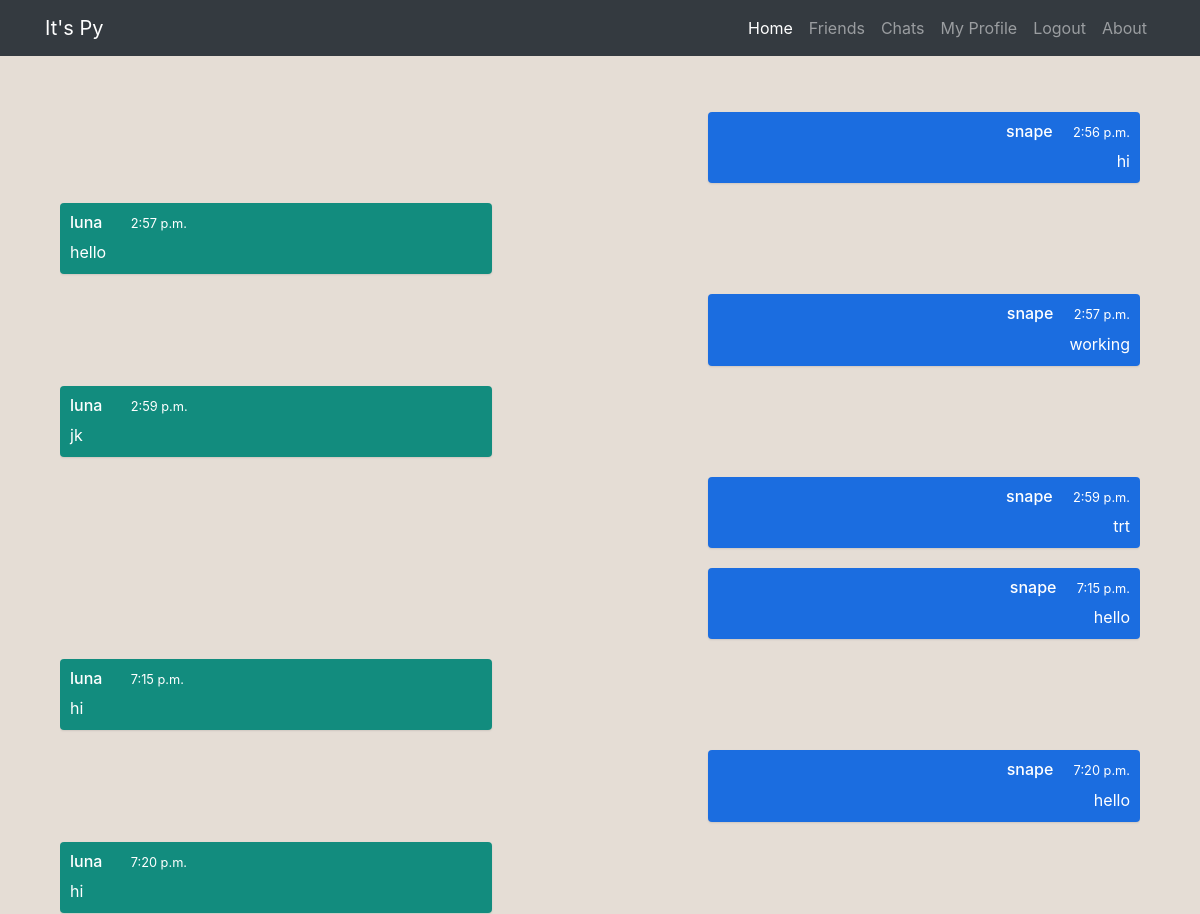
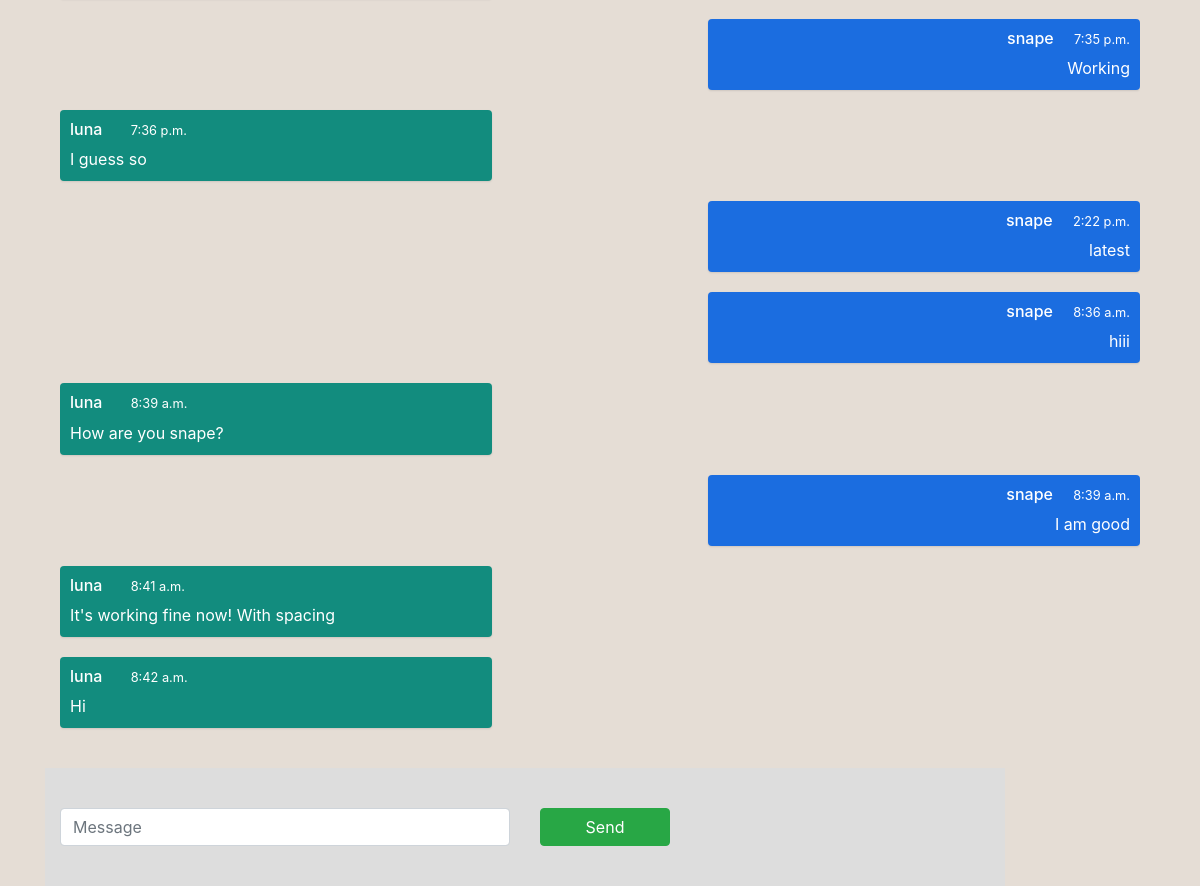
Page /chat/luna/ (signed in) on the committed database (2 pictures, top to bottom).
### chat/models.py (models this page shows, shortened)
class Message(models.Model):
	text = models.TextField(max_length=200, blank=True)
	fromUser = models.ForeignKey(User,on_delete=models.CASCADE,blank=False,null=False)
	toGroup = models.ForeignKey(ChatGroup,on_delete=models.CASCADE,blank=False,null=False)
	timestamp = models.DateTimeField(auto_now_add=True, blank=False)

### chat/views.py (the view)
# urls.py: path('<str:user2>/', views.room, name='room'),
def room(request, user2):
	room_name = checkGroup(request.user.username, user2)
	group = ChatGroup.objects.get(groupname=room_name)
	groupmsgs = Message.objects.filter(toGroup = group).order_by('timestamp')
	print(room_name)
	return render(request, 'chat/chatroom.html', {
		'room_name':room_name,
        'groupmsgs':groupmsgs,
        'user2':user2
    })

### chat/views.py (called while the page is built)
def checkGroup(user1,user2):
	print(user1,user2)
	user1 = User.objects.get(username=user1)
	user2 = User.objects.get(username=user2)
	if ChatGroup.objects.filter(user1=user1, user2=user2).count()==0 and ChatGroup.objects.filter(user1=user2, user2=user1).count()==0:
		x = ''.join(random.choices(string.ascii_letters + string.digits, k=5))
		g = ChatGroup(groupname=x, user1=user1, user2=user2)
		g.save()
		return x
	else:
		if ChatGroup.objects.filter(user1=user1, user2=user2).count()!=0:
			return ChatGroup.objects.get(user1=user1, user2=user2).groupname
		else:
			return ChatGroup.objects.get(user1=user2, user2=user1).groupname

### chat/templates/chat/chatroom.html (shortened to what this page needs)
{% extends 'users/base.html' %}
{% load static %}
{% block content %}
<div class="main">
  <div class="container ">
    <div class="chat-log" id="conversation">
      {% for msg in groupmsgs %}
        {% if msg.fromUser == request.user %}
      <div class="chat-log__item chat-log__item--own">
        <h6>{{ request.user.username }} <small class="ml-3">{{ msg.timestamp|date:"g:i a" }}</small></h6>
        <div class="chat-log__message">{{ msg.text }}</div>
      </div>
      {% else %}
      <div class="chat-log__item">
        <h6 >{{ msg.fromUser.username }} <small class="ml-4">{{ msg.timestamp|date:"g:i a" }}</small></h6>
        <div class="chat-log__message">{{ msg.text }}</div>
      </div>
      {% endif %}
      {% endfor %}
    </div>
  </div>
  <br>
  <div class="chat-form">
    <div class="container ">
        <div class="row">
          <div class="col-sm-6 col-xs-6">
            <input type="text" class="form-control" id="input" placeholder="Message" />
          </div>
          <div class="col-sm-2 col-xs-4">
            <button type="button" id="submit" class="btn btn-success btn-block">Send</button>
          </div>
        </div>
    </div>
  </div>
</div>
{% endblock content %}

### chat/templates/chat/chatroom.html (style rules this page uses)
body { background: #E5DDD5 url("https://c4.wallpaperflare.com/wallpaper/620/81/253/pattern-design-dark-texture-wallpaper-preview.jpg") fixed; }
.chat-log { padding: 40px 0 114px; height: auto; overflow: auto; }
.chat-log__item { background: #128C7E; color: white; padding: 10px; margin: 0 auto 20px; max-width: 80%; min-width: 40%; float: left; border-radius: 4px; box-shadow: 0 1px 2px rgba(0,0,0,.1); clear: both; }
.chat-log__item.chat-log__item--own { float: right; background: #1b6de0; text-align: right; }
.chat-form { background: #DDDDDD; padding: 40px 0; position: fixed; bottom: 0; width: 80%; }

### rows in the picture
Message: timestamp "2:56 p.m.", text "hi"
Message: fromUser.username "luna", timestamp "2:57 p.m.", text "hello"
Message: timestamp "2:57 p.m.", text "working"
Message: fromUser.username "luna", timestamp "2:59 p.m.", text "jk"
Message: timestamp "2:59 p.m.", text "trt"
Message: timestamp "7:15 p.m.", text "hello"
Message: fromUser.username "luna", timestamp "7:15 p.m.", text "hi"
Message: timestamp "7:20 p.m.", text "hello"
Message: fromUser.username "luna", timestamp "7:20 p.m.", text "hi"
Message: timestamp "7:35 p.m.", text "Working"
Message: fromUser.username "luna", timestamp "7:36 p.m.", text "I guess so"
Message: timestamp "2:22 p.m.", text "latest"
Message: timestamp "8:36 a.m.", text "hiii"
Message: fromUser.username "luna", timestamp "8:39 a.m.", text "How are you snape?"
Message: timestamp "8:39 a.m.", text "I am good"
Message: fromUser.username "luna", timestamp "8:41 a.m.", text "It's working fine now! With spacing"
Message: fromUser.username "luna", timestamp "8:42 a.m.", text "Hi"

### other values in the picture
{{ request.user.username }} "snape"
